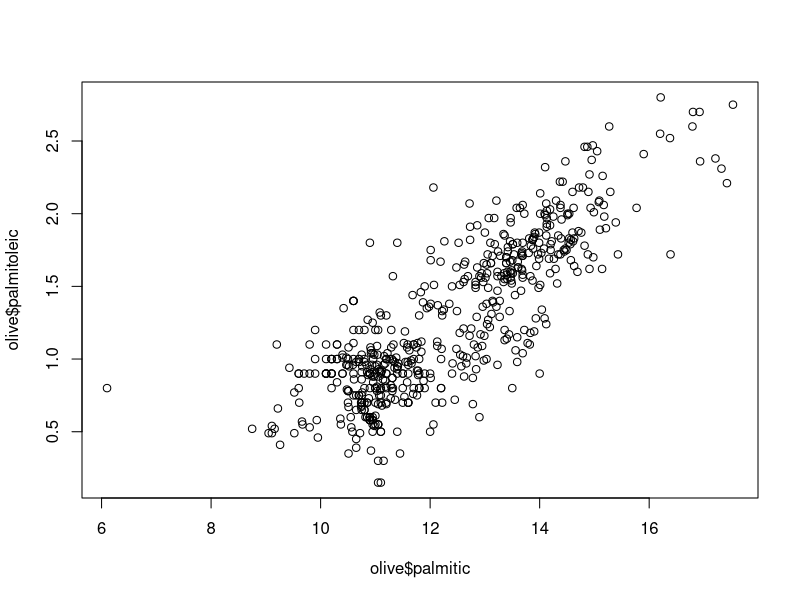
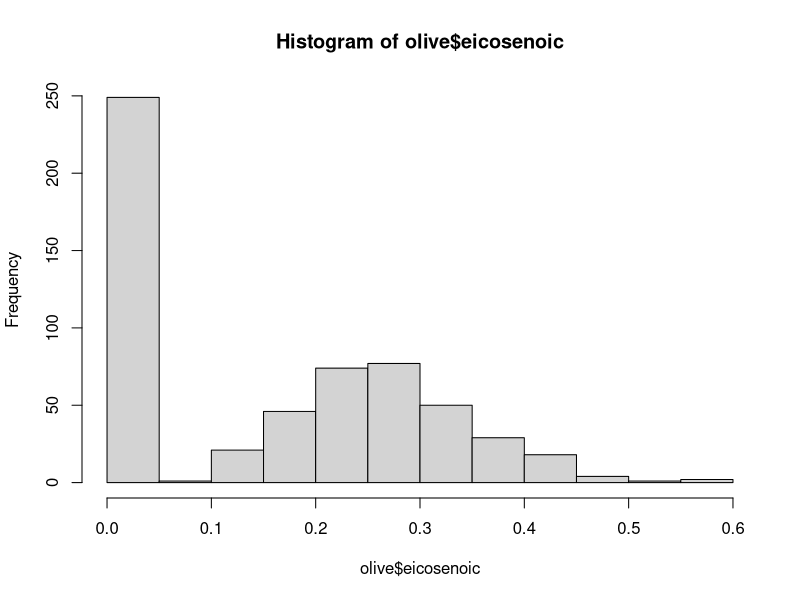
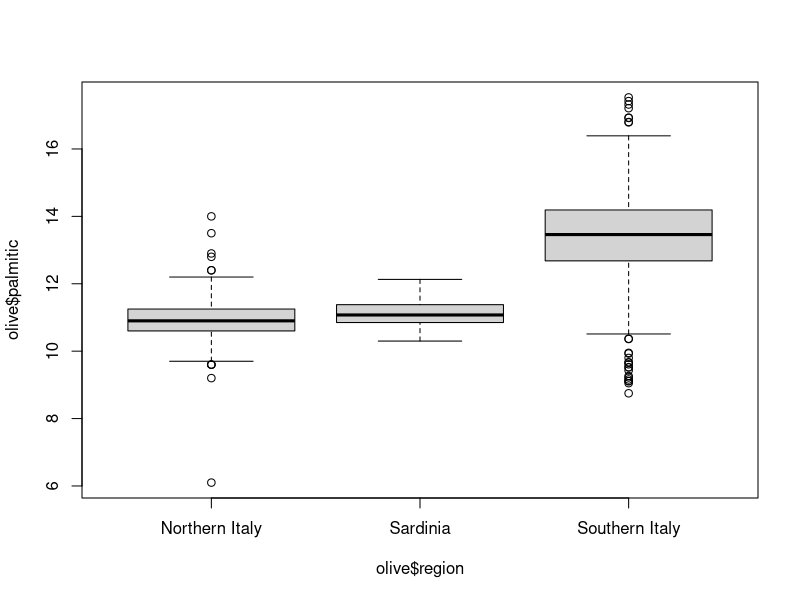

Write the R code that produced these figures, in order.
library(dslabs)
data(olive)
head(olive)
str(olive)

plot(olive$palmitic, olive$palmitoleic)
hist(olive$eicosenoic)
boxplot(olive$palmitic~olive$region)
